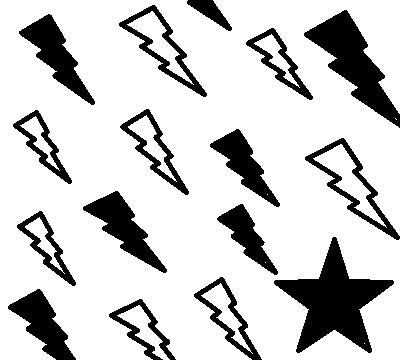
#> input picture crypto/ex3/plain.bmp, 400 x 360 px
$ python block.py
#> lines starting #> are read from the running program, lines starting #| are printed output that depends on the picture; after the words box and inside, x2 and y2 are one past the last pixel; in counts of white or black regions, pixels touching at a corner belong together
# Author: Maciej Marszałkowski

import random
from PIL import Image
from hashlib import sha512


input_image_path = "plain.bmp"

key = bytes([random.randint(0, 255) for _ in range(16)])
iv = bytes([random.randint(0, 255) for _ in range(16)])

print("Key: ", key)
print("IV: ", iv)

key = b'"\xbc\xc9gW)+HO\xbfB@\xab\xe1p\x92'
iv = b"c\xeb\xe5O\x0b\xeeHw\xc0\x80\xfd\xa7\xcb\xcfs\x08"


def encrypt_image_cbc_8x8(input_image_path, output_image_path, key, iv):
    input_image = Image.open(input_image_path)
    input_image = input_image.convert("L")
    width, height = input_image.size
    encrypted_image = Image.new("L", (width, height))

    prev_cipherblock = iv

    for x in range(0, width, 8):
        for y in range(0, height, 8):

            new_block = []

            for i in range(8):
                for j in range(8):
                    pixel_value = input_image.getpixel((x + i, y + j))
                    encrypted_pixel_value = (
                        pixel_value ^ prev_cipherblock[j % len(prev_cipherblock)]
                    )
                    encrypted_pixel_value = encrypted_pixel_value ^ key[j % len(key)]
                    new_block.append(encrypted_pixel_value)

            # hash entire block using sha1
            new_block = bytes(new_block)
            new_block = sha512(new_block).digest()

            # split new block into 8x8
            new_pixels = []
            for i in range(8):
                new_pixels.append(new_block[i * 8 : (i + 1) * 8])

            prev_cipherblock = new_block

            for i in range(8):
                for j in range(8):
                    encrypted_image.putpixel((x + i, y + j), new_pixels[i][j])

    encrypted_image.save(output_image_path)
    print("CBC 8x8 Image encrypted successfully.")


# ebc in block 8x8
def encrypt_image_ecb_8x8(input_image_path, output_image_path, key):
#> called with input_image_path = 'plain.bmp', output_image_path = 'ecb_crypto.bmp'
    input_image = Image.open(input_image_path)
#> input_image is the input picture: PIL image 400x360 RGB; 79.9% white; 16 black regions, largest, box (x1, y1, x2, y2) and area: (274, 237, 394, 353) 5418, (304, 10, 400, 128) 3913, (83, 191, 167, 273) 2272
    input_image = input_image.convert("L")
    width, height = input_image.size
#> width = 400; height = 360
    encrypted_image = Image.new("L", (width, height))
#> encrypted_image: PIL image 400x360 L; every value is 0

    for x in range(0, width, 8):
        for y in range(0, height, 8):

            new_block = []

            for i in range(8):
                for j in range(8):
                    pixel_value = input_image.getpixel((x + i, y + j))
                    encrypted_pixel_value = pixel_value ^ key[(y + j) % len(key)]
                    new_block.append(encrypted_pixel_value)

            # hash entire block using sha1
            new_block = bytes(new_block)
            new_block = sha512(new_block).digest()

            # split new block into 8x8
            new_pixels = []
            for i in range(8):
                new_pixels.append(new_block[i * 8 : (i + 1) * 8])

            for i in range(8):
                for j in range(8):
                    encrypted_image.putpixel((x + i, y + j), new_pixels[i][j])
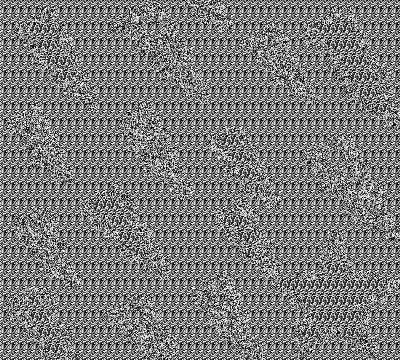
#> encrypted_image: PIL image 400x360 L; min 0, max 255, mean 124.2

    encrypted_image.save(output_image_path)
    print("ECB 8x8 Image encrypted successfully.")


encrypt_image_ecb_8x8(input_image_path, "ecb_crypto.bmp", key)
encrypt_image_cbc_8x8(input_image_path, "cbc_crypto.bmp", key, iv)
#> after the loop in encrypt_image_cbc_8x8, `for x in range(0, width, 8):`:
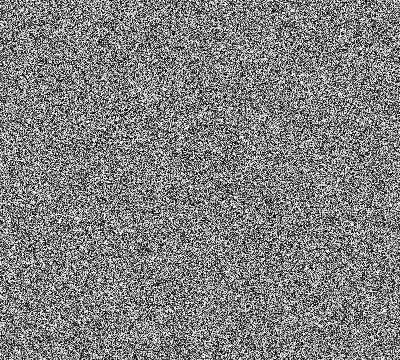
#> encrypted_image: PIL image 400x360 L; min 0, max 255, mean 127.7
